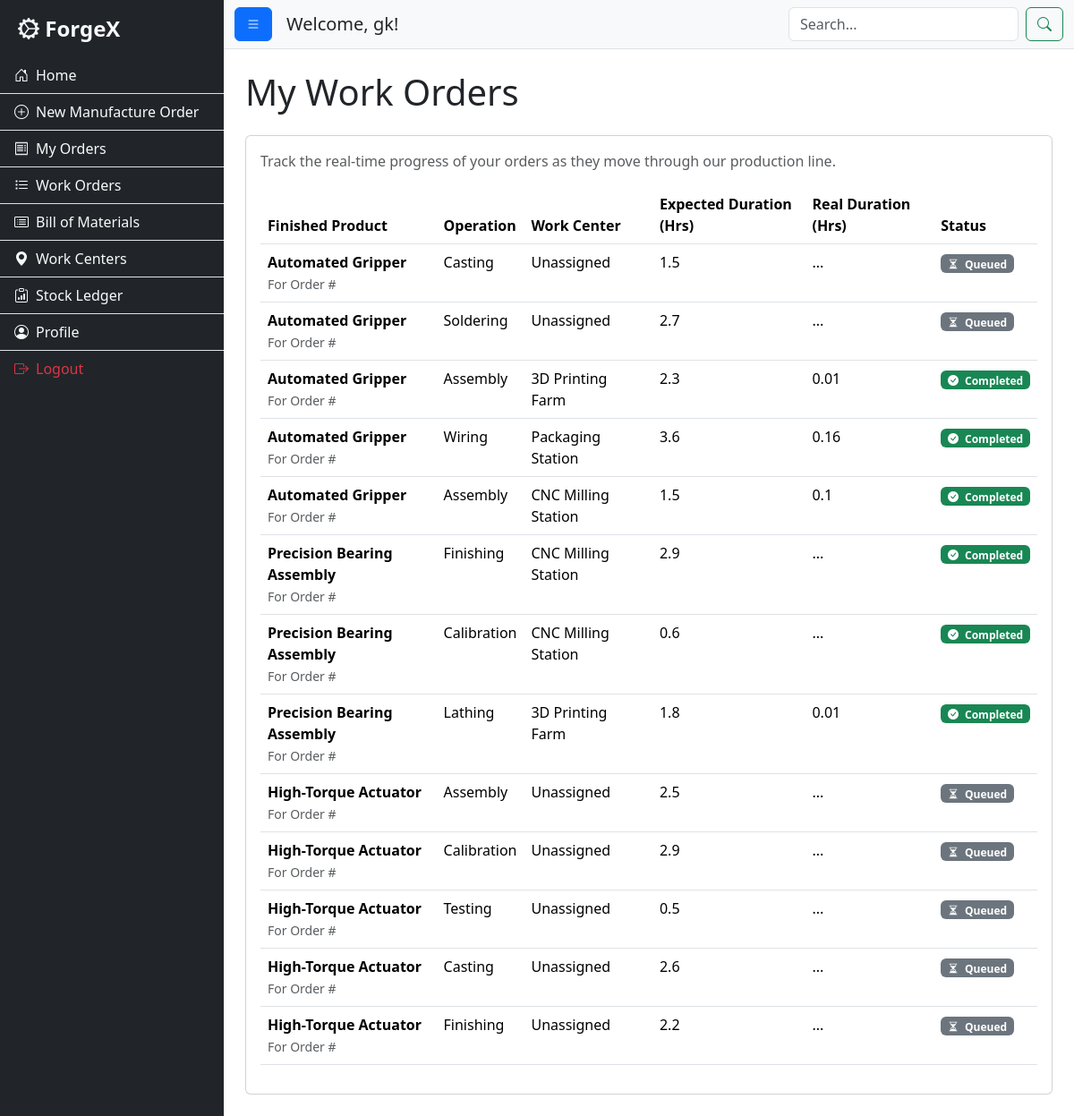
Page /my_work_orders (signed in) on the committed database.
### app.py (models this page shows, shortened)
class WorkOrder(db.Model):
    id = db.Column(db.Integer, primary_key=True)
    mo_id = db.Column(db.Integer, db.ForeignKey('manufacturing_order.id'), nullable=False)
    operation = db.Column(db.String(100))
    status = db.Column(db.String(50), default='Pending')
    material_id = db.Column(db.String(50), db.ForeignKey('raw_material.id'))
    material = db.relationship('RawMaterial')
    required_qty = db.Column(db.Float)
    work_center_id = db.Column(db.String(50), db.ForeignKey('work_center.id'), nullable=True)
    work_center = db.relationship('WorkCenter')
    expected_duration = db.Column(db.Float, nullable=True)
    start_time = db.Column(db.DateTime, nullable=True)
    end_time = db.Column(db.DateTime, nullable=True)
    @property
    def real_duration(self):
        if self.start_time and self.end_time:
            return round((self.end_time - self.start_time).total_seconds() / 3600, 2)
        elif self.start_time:
            return round((datetime.datetime.utcnow() - self.start_time).total_seconds() / 3600, 2)
        return None
    @property
    def customer_status(self):
        if self.status == 'Done': return "Completed"
        if self.status == 'In Progress':
            if self.expected_duration and self.real_duration and self.real_duration > self.expected_duration: return "Delayed"
            return "In Progress"
        return "Queued"

class Product(db.Model):
    id = db.Column(db.String(50), primary_key=True)
    name = db.Column(db.String(100), nullable=False)
    sku = db.Column(db.String(50), unique=True, nullable=False)
    finished_stock = db.Column(db.Integer, default=0)
    bom_items = db.relationship('BomItem', backref='product', lazy=True, cascade="all, delete-orphan")

class WorkCenter(db.Model):
    id = db.Column(db.String(50), primary_key=True)
    name = db.Column(db.String(100), nullable=False)
    location = db.Column(db.String(200), nullable=True)
    hourly_cost = db.Column(db.Float, nullable=True)

### app.py (the view)
@app.route('/my_work_orders')
@login_required
@role_required('customer')
def my_work_orders():
    user = User.query.filter_by(username=session['username']).first()
    customer_orders_with_mo = CustomerOrder.query.filter(CustomerOrder.customer_id == user.id, CustomerOrder.manufacturing_order_id.isnot(None)).all()
    mo_ids = [order.manufacturing_order_id for order in customer_orders_with_mo]
    work_orders = WorkOrder.query.filter(WorkOrder.mo_id.in_(mo_ids)).order_by(WorkOrder.id).all()
    return render_template('my_work_orders.html', work_orders=work_orders)

### app.py (called while the page is built)
def login_required(f):
    @wraps(f)
    def decorated_function(*args, **kwargs):
        if 'username' not in session:
            flash("Please log in to access this page.", "warning")
            return redirect(url_for('login'))
        user = User.query.filter_by(username=session['username']).first()
        if not user:
            session.clear()
            flash("Your login session was invalid. Please log in again.", "danger")
            return redirect(url_for('login'))
        return f(*args, **kwargs)
    return decorated_function

def role_required(required_role):
    def decorator(f):
        @wraps(f)
        def decorated_function(*args, **kwargs):
            if session.get('role') != required_role:
                flash("You do not have permission to access this page.", "danger")
                return redirect(url_for('index'))
            return f(*args, **kwargs)
        return decorated_function
    return decorator

### templates/my_work_orders.html
{% extends "layout.html" %}
{% block content %}
<h1 class="mb-4">My Work Orders</h1>
<div class="card">
    <div class="card-body">
        <p class="text-muted">Track the real-time progress of your orders as they move through our production line.</p>
        <div class="table-responsive">
            <table class="table table-hover">
                <thead>
                    <tr>
                        <th>Finished Product</th>
                        <th>Operation</th>
                        <th>Work Center</th>
                        <th>Expected Duration (Hrs)</th>
                        <th>Real Duration (Hrs)</th>
                        <th>Status</th>
                    </tr>
                </thead>
                <tbody>
                    {% for wo in work_orders %}
                    <tr>
                        <td>
                            <strong>{{ wo.manufacturing_order.product.name }}</strong>
                            <br>
                            <small class="text-muted">For Order #{{ wo.manufacturing_order.customer_order.id }}</small>
                        </td>
                        <td>{{ wo.operation }}</td>
                        <td>{{ wo.work_center.name if wo.work_center else 'Unassigned' }}</td>
                        <td>{{ wo.expected_duration or 'N/A' }}</td>
                        <td>{{ wo.real_duration or '...' }}</td>
                        <td>
                            {% set status_info = {'color': 'secondary', 'icon': 'hourglass-split'} %}
                            {% if wo.customer_status == 'Completed' %}
                                {% set status_info = {'color': 'success', 'icon': 'check-circle-fill'} %}
                            {% elif wo.customer_status == 'In Progress' %}
                                {% set status_info = {'color': 'primary', 'icon': 'gear-fill'} %}
                            {% elif wo.customer_status == 'Delayed' %}
                                {% set status_info = {'color': 'danger', 'icon': 'exclamation-triangle-fill'} %}
                            {% endif %}
                            <span class="badge bg-{{ status_info.color }}">
                                <i class="bi bi-{{ status_info.icon }} me-1"></i>
                                {{ wo.customer_status }}
                            </span>
                        </td>
                    </tr>
                    {% else %}
                    <tr>
                        <td colspan="6" class="text-center">You have no active work orders in production.</td>
                    </tr>
                    {% endfor %}
                </tbody>
            </table>
        </div>
    </div>
</div>
{% endblock %}

### static/css/style.css (style rules this page uses)
body { overflow-x: hidden; }

### rows in the picture
WorkOrder: manufacturing_order.product.name "Automated Gripper", operation "Casting", work_center "Unassigned", expected_duration "1.5", start_time "...", customer_status "Queued"
WorkOrder: manufacturing_order.product.name "Automated Gripper", operation "Soldering", work_center "Unassigned", expected_duration "2.7", start_time "...", customer_status "Queued"
WorkOrder: manufacturing_order.product.name "Automated Gripper", operation "Assembly", work_center "3D Printing Farm", expected_duration "2.3", start_time+end_time "0.01", customer_status "Completed"
WorkOrder: manufacturing_order.product.name "Automated Gripper", operation "Wiring", work_center "Packaging Station", expected_duration "3.6", start_time+end_time "0.16", customer_status "Completed"
WorkOrder: manufacturing_order.product.name "Automated Gripper", operation "Assembly", work_center "CNC Milling Station", expected_duration "1.5", start_time+end_time "0.1", customer_status "Completed"
WorkOrder: manufacturing_order.product.name "Precision Bearing Assembly", operation "Finishing", work_center "CNC Milling Station", expected_duration "2.9", start_time+end_time "...", customer_status "Completed"
WorkOrder: manufacturing_order.product.name "Precision Bearing Assembly", operation "Calibration", work_center "CNC Milling Station", expected_duration "0.6", start_time+end_time "...", customer_status "Completed"
WorkOrder: manufacturing_order.product.name "Precision Bearing Assembly", operation "Lathing", work_center "3D Printing Farm", expected_duration "1.8", start_time+end_time "0.01", customer_status "Completed"
WorkOrder: manufacturing_order.product.name "High-Torque Actuator", operation "Assembly", work_center "Unassigned", expected_duration "2.5", start_time "...", customer_status "Queued"
WorkOrder: manufacturing_order.product.name "High-Torque Actuator", operation "Calibration", work_center "Unassigned", expected_duration "2.9", start_time "...", customer_status "Queued"
WorkOrder: manufacturing_order.product.name "High-Torque Actuator", operation "Testing", work_center "Unassigned", expected_duration "0.5", start_time "...", customer_status "Queued"
WorkOrder: manufacturing_order.product.name "High-Torque Actuator", operation "Casting", work_center "Unassigned", expected_duration "2.6", start_time "...", customer_status "Queued"
WorkOrder: manufacturing_order.product.name "High-Torque Actuator", operation "Finishing", work_center "Unassigned", expected_duration "2.2", start_time "...", customer_status "Queued"

### other values in the picture
{{ session.username }} "gk"
